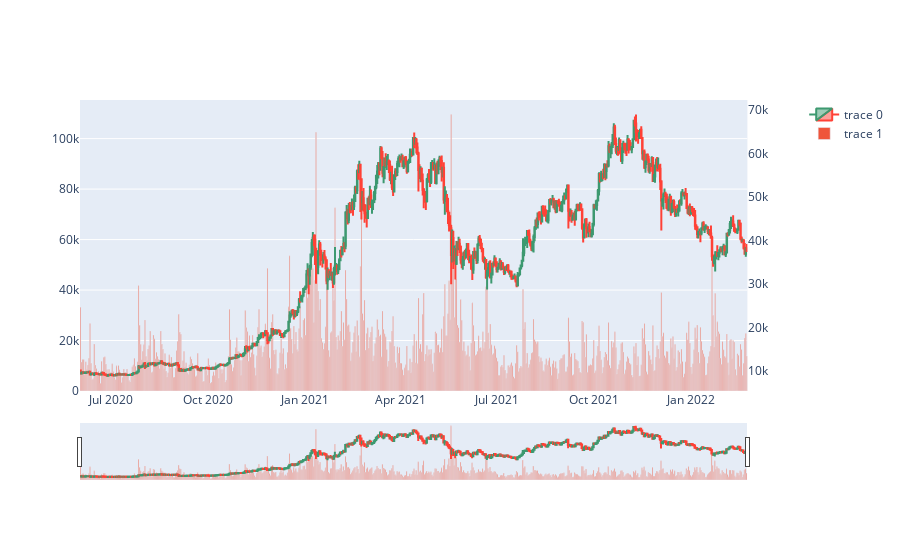

Source (notebook cell):
### Code cell
# Create figure with secondary y-axis
fig = make_subplots(specs=[[{"secondary_y": True}]])

# include candlestick with rangeselector
fig.add_trace(go.Candlestick(x=df.index,
                open=df['open'], high=df['high'],
                low=df['low'], close=df['close']),
               secondary_y=True)

# include a go.Bar trace for volumes
fig.add_trace(go.Bar(x=df.index, y=df['volume']),
               secondary_y=False)

fig.layout.yaxis2.showgrid=False
fig.show()

### Figure 1 — Plotly figure (JSON) as saved in the notebook; plotly's stock layout.template omitted (floating-point values rounded to 4 significant figures; data arrays with more than 128 entries replaced by an {"elided": "..."} marker saying what was removed)
{"data": [{"close": {"elided": "632 float values"}, "high": {"elided": "632 float values"}, "low": {"elided": "632 float values"}, "open": {"elided": "632 float values"}, "type": "candlestick", "x": {"elided": "632 str values"}, "xaxis": "x", "yaxis": "y2"}, {"type": "bar", "x": {"elided": "632 str values"}, "xaxis": "x", "y": {"elided": "632 float values"}, "yaxis": "y"}], "layout": {"xaxis": {"anchor": "y", "domain": [0, 0.94]}, "yaxis": {"anchor": "x", "domain": [0, 1]}, "yaxis2": {"anchor": "x", "overlaying": "y", "showgrid": false, "side": "right"}}}
